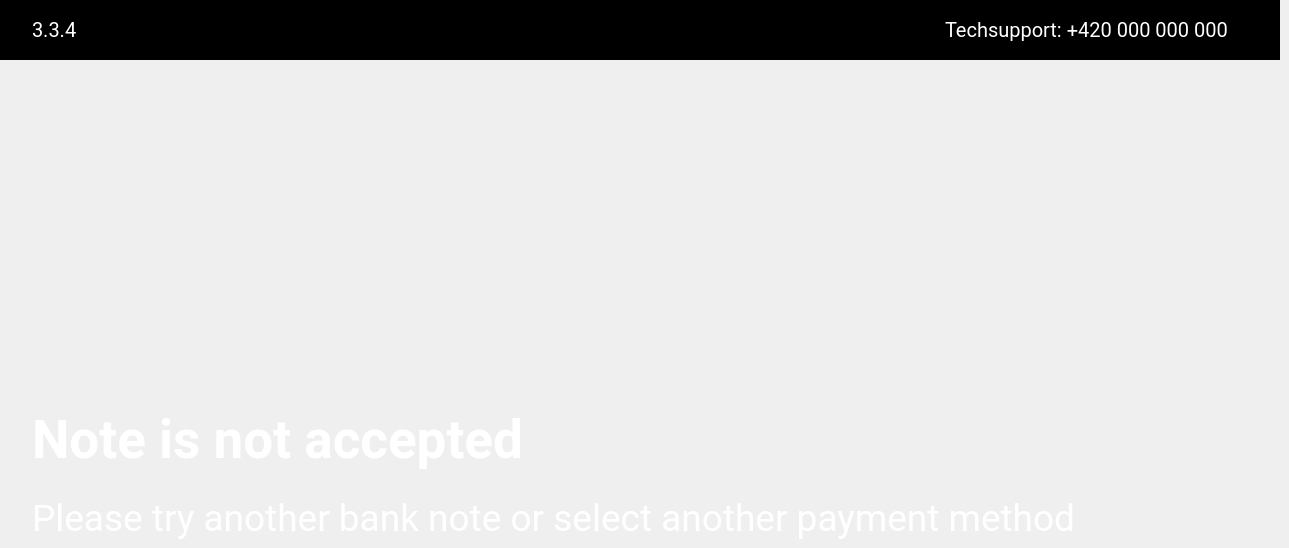
    <widget class="QWidget" name="i19Page">
     <widget class="QFrame" name="i19FrLogo">
      <property name="geometry">
       <rect>
        <x>0</x>
        <y>0</y>
        <width>1280</width>
        <height>60</height>
       </rect>
      </property>
      <property name="styleSheet">
       <string notr="true">background-color:rgb(0, 0, 0);
border:none;</string>
      </property>
      <property name="frameShape">
       <enum>QFrame::StyledPanel</enum>
      </property>
      <property name="frameShadow">
       <enum>QFrame::Raised</enum>
      </property>
      <widget class="QLabel" name="i19LblLogo">
       <property name="geometry">
        <rect>
         <x>578</x>
         <y>13</y>
         <width>124</width>
         <height>34</height>
        </rect>
       </property>
       <property name="text">
        <string>&lt;html&gt;&lt;head/&gt;&lt;body&gt;&lt;p&gt;&lt;img src=&quot;:/res/pic/Frame.png&quot;/&gt;&lt;/p&gt;&lt;/body&gt;&lt;/html&gt;</string>
       </property>
      </widget>
      <widget class="QLabel" name="i19LblNumbPage">
       <property name="geometry">
        <rect>
         <x>32</x>
         <y>18</y>
         <width>120</width>
         <height>24</height>
        </rect>
       </property>
       <property name="font">
        <font>
         <family>Roboto</family>
         <pointsize>15</pointsize>
        </font>
       </property>
       <property name="styleSheet">
        <string notr="true">color:rgb(255, 255, 255);
qproperty-alignment: AlignLeft;</string>
       </property>
       <property name="text">
        <string>3.3.4</string>
       </property>
      </widget>
      <widget class="QLabel" name="i19LblTech">
       <property name="geometry">
        <rect>
         <x>945</x>
         <y>18</y>
         <width>303</width>
         <height>24</height>
        </rect>
       </property>
       <property name="font">
        <font>
         <family>Roboto</family>
         <pointsize>15</pointsize>
        </font>
       </property>
       <property name="styleSheet">
        <string notr="true">color:rgb(255, 255, 255);
qproperty-alignment: AlignLeft;</string>
       </property>
       <property name="text">
        <string>Techsupport: +420 000 000 000</string>
       </property>
      </widget>
     </widget>
     <widget class="QLabel" name="i19LblPic">
      <property name="geometry">
       <rect>
        <x>600</x>
        <y>297</y>
        <width>80</width>
        <height>80</height>
       </rect>
      </property>
      <property name="text">
       <string>&lt;html&gt;&lt;head/&gt;&lt;body&gt;&lt;p&gt;&lt;img src=&quot;:/res/pic/Danger.png&quot;/&gt;&lt;/p&gt;&lt;/body&gt;&lt;/html&gt;</string>
      </property>
     </widget>
     <widget class="QLabel" name="i19LblText">
      <property name="geometry">
       <rect>
        <x>32</x>
        <y>409</y>
        <width>1215</width>
        <height>61</height>
       </rect>
      </property>
      <property name="font">
       <font>
        <family>Roboto</family>
        <pointsize>40</pointsize>
        <weight>75</weight>
        <bold>true</bold>
       </font>
      </property>
      <property name="styleSheet">
       <string notr="true">color:rgb(255, 255, 255);
qproperty-alignment: AlignCenter;</string>
      </property>
      <property name="text">
       <string>Note is not accepted</string>
      </property>
     </widget>
     <widget class="QLabel" name="i19LblText2">
      <property name="geometry">
       <rect>
        <x>32</x>
        <y>497</y>
        <width>1215</width>
        <height>42</height>
       </rect>
      </property>
      <property name="font">
       <font>
        <family>Roboto</family>
        <pointsize>28</pointsize>
       </font>
      </property>
      <property name="styleSheet">
       <string notr="true">color:rgb(255, 255, 255);
qproperty-alignment: AlignCenter;</string>
      </property>
      <property name="text">
       <string>Please try another bank note or select another payment method</string>
      </property>
     </widget>
    </widget>
